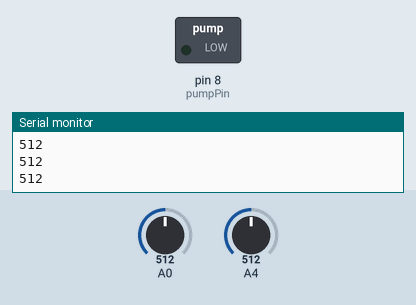
A sketch run on a simulated Arduino Uno, built with avr-gcc and run on an emulated ATmega328P. Parts: switched loads named in the sketch (green lamp = pin HIGH), the last lines printed to the serial monitor. The inputs (shaded band) are chosen by the test bench; at power-on: A0 = 512, A4 = 512.

Above: at 1.2 s.
1.3 s: A0 set to 490
2.8 s: A0 set to 0
At 3.4 s:
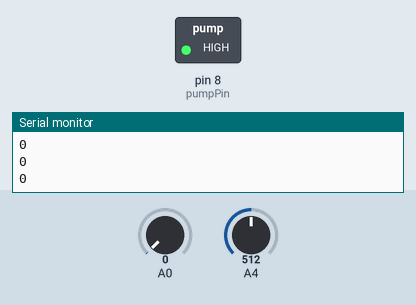
4.3 s: A0 set to 122
At 5.8 s:
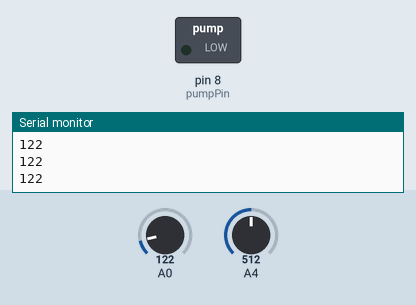
Timing chart, 0 to 7.3 s (numbered marks = the images above; inputs shaded):
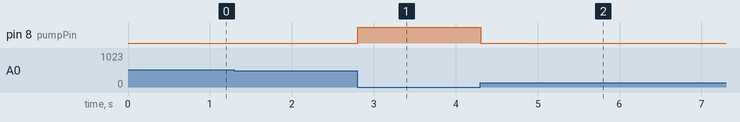

The sketch:

autoWaterSys.ino
```cpp
int digitalSensor = 2; //initialize the soil moisture sensor
int pumpPin = 8;  //initialize the water pump pin

void setup() {
  pinMode(digitalSensor, INPUT); //state that the soil moisture sensor is the input
  pinMode(pumpPin, OUTPUT); //state that the water pump is the output
  Serial.begin(9600);
}

void loop() {
  int moistureLevel = analogRead(A0);
  Serial.println(moistureLevel);
  if(analogRead(moistureLevel) <= 500){ //checks if the soil moisture sensor reads LOW
    digitalWrite(pumpPin, HIGH); //turns on the water pump
  }
  else
  {

    digitalWrite(pumpPin, LOW);//if the soil moisture sensor reads HIGH, do nothing

  }

}
```

Measured:
- after the input at 2.8 s, pin 8 (pumpPin): LOW → HIGH at once
- after the input at 4.3 s, pin 8 (pumpPin): HIGH → LOW at once
